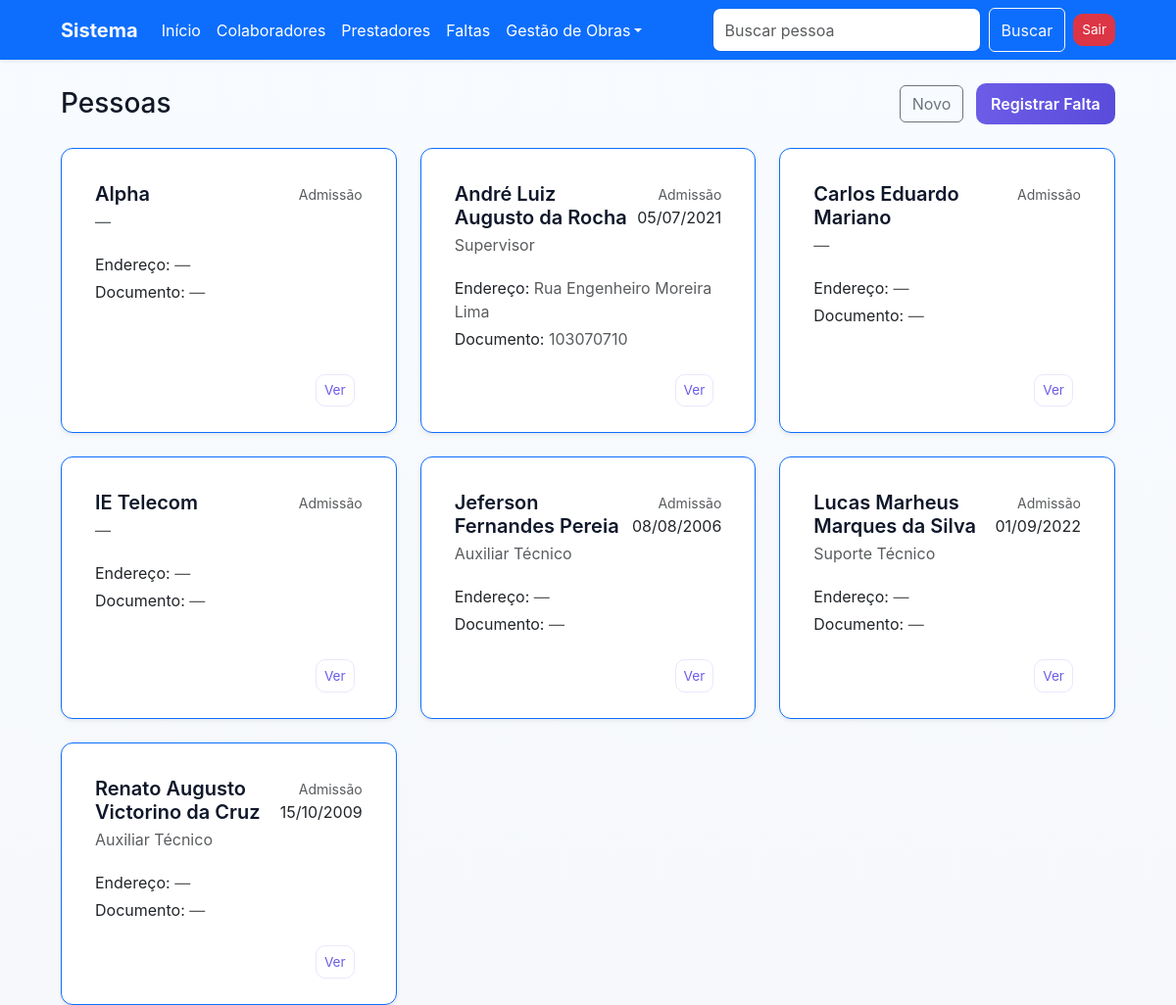
The page /pessoas/ (signed in) on the database as committed earlier.
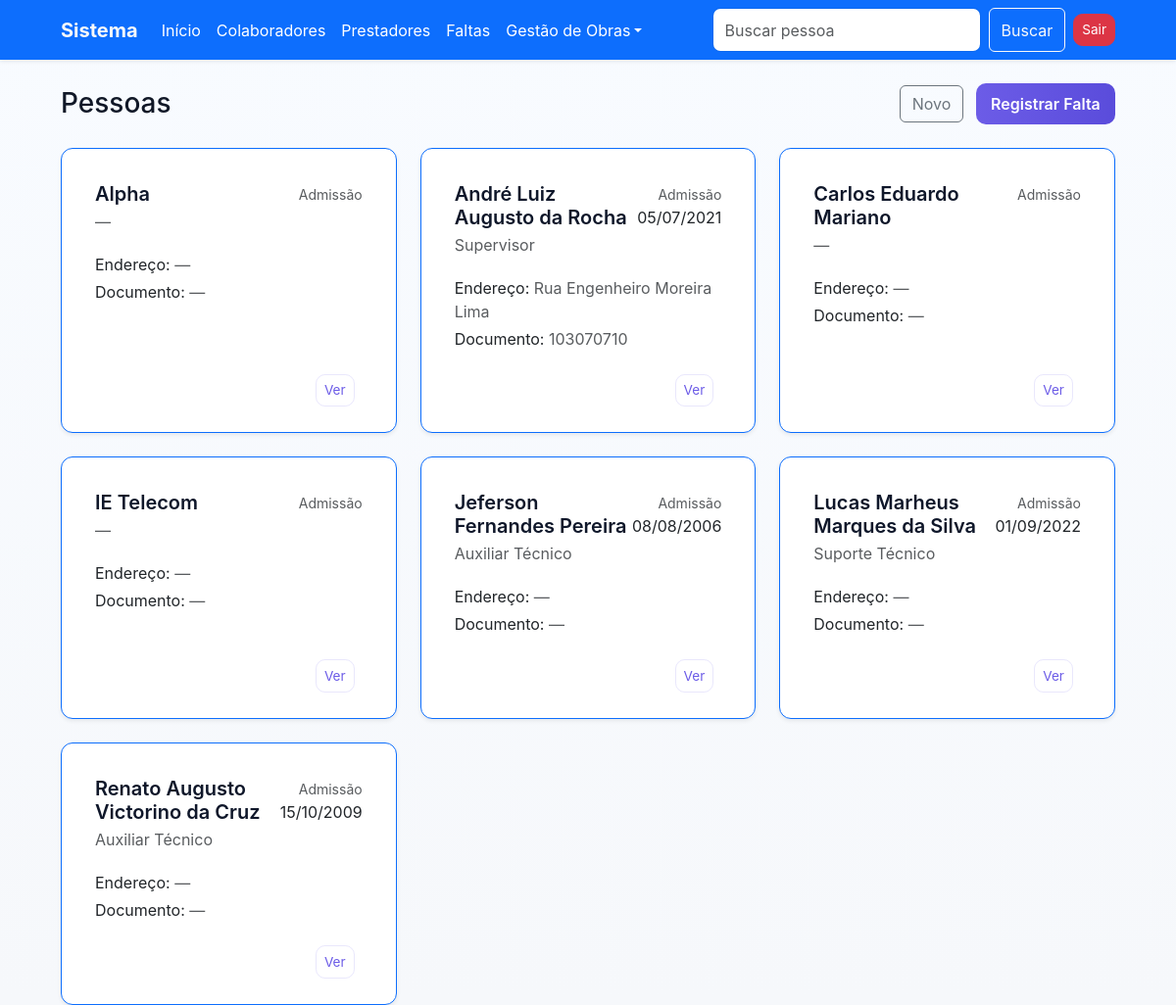
The same page on the database as committed later.
### cadastro/models.py (models this page shows, shortened)
class Pessoa(models.Model):
    nome = models.CharField('Nome', max_length=100)
    data_admissao = models.DateField(
        'Data de Admissão', null=True, blank=True)
    funcao = models.CharField('Função', max_length=100, null=True, blank=True)
    endereco = models.CharField(
        'Endereço', max_length=255, null=True, blank=True)
    documento = models.CharField(
        'Documento', max_length=50, null=True, blank=True)
    prestador = models.ForeignKey(
        'Prestador', on_delete=models.CASCADE, null=True, blank=True)

### cadastro/views.py (the view)
# urls.py: path('pessoas/', PessoaListView.as_view(), name='pessoas_list'),
class PessoaListView(LoginRequiredMixin, ListView):
    model = Pessoa
    template_name = 'pessoas_list.html'
    context_object_name = 'pessoas'
    ordering = ['nome']
    paginate_by = 9
    def get_queryset(self):
        qs = super().get_queryset()
        q = self.request.GET.get('q')
        if q:
            qs = qs.filter(
                Q(nome__icontains=q) |
                Q(documento__icontains=q) |
                Q(funcao__icontains=q)
            )
        return qs.order_by('nome')
    def get_context_data(self, **kwargs):
        context = super().get_context_data(**kwargs)
        context['q'] = self.request.GET.get('q', '')
        return context

### cadastro/templatetags/highlight.py (called while the page is built, shortened)
@register.filter()
def highlight(text, search):
    if not text:
        return ''
    if not search:
        return escape(text)

### usuario/views.py (called while the page is built)
    def dispatch(self, request, *args, **kwargs):
        if not request.session.get('logado'):
            messages.error(
                request, 'Acesso negado. Por favor, realize o login.')
            return redirect('usuario_login')
        return super().dispatch(request, *args, **kwargs)

### cadastro/templates/pessoas_list.html (shortened to what this page needs)
{% extends 'base.html' %}
{% load highlight %}
{% block content %}
<div class="d-flex justify-content-between align-items-center mb-4">
    <h1 class="h3 mb-0">Pessoas</h1>
    <div>
        <a href="/cadastro" class="btn btn-outline-secondary me-2">Novo</a>
        <a href="/faltas/create/" class="btn btn-primary">Registrar Falta</a>
    </div>
</div>
{% if pessoas %}
<div class="row row-cols-1 row-cols-md-2 row-cols-lg-3 g-4 pessoas-list">
    {% for pessoa in pessoas %}
    <div class="col">
        <div class="card h-100 shadow-sm border-end border border-primary">
            <div class="card-body">
                <div class="d-flex justify-content-between">
                    <div>
                        <h5 class="card-title mb-1">{{ pessoa.nome|default:'—'|highlight:q }}</h5>
                        <p class="text-muted mb-1">{{ pessoa.funcao|default:'—'|highlight:q }}</p>
                    </div>
                    <div class="text-end">
                        <small class="text-muted">Admissão</small>
                        <div>{{ pessoa.data_admissao|default:'—'|date:'d/m/Y' }}</div>
                    </div>
                </div>
                <p class="mt-3 mb-1">Endereço: <span class="text-muted">{{ pessoa.endereco|default:'—' }}</span></p>
                <p class="mb-0">Documento: <span class="text-muted">{{ pessoa.documento|default:'—'|highlight:q }}</span></p>
            </div>
            <div class="card-footer bg-transparent border-0 d-flex justify-content-end">
                <a href="{% url 'pessoa_update' pk=pessoa.id %}" class="btn btn-sm btn-outline-primary me-2">Ver</a>
            </div>
        </div>
    </div>
    {% endfor %}
</div>
{% else %}
    <div class="text-center py-5">
        <h4 class="text-muted">Nenhuma pessoa cadastrada.</h4>
        <p class="text-muted">Use o botão "Novo" para cadastrar uma pessoa.</p>
    </div>
{% endif %}
{% endblock %}

Rows that differ between the two databases and show on the page:
changed Pessoa: nome|highlight "Jeferson Fernandes Pereia" → "Jeferson Fernandes Pereira"
